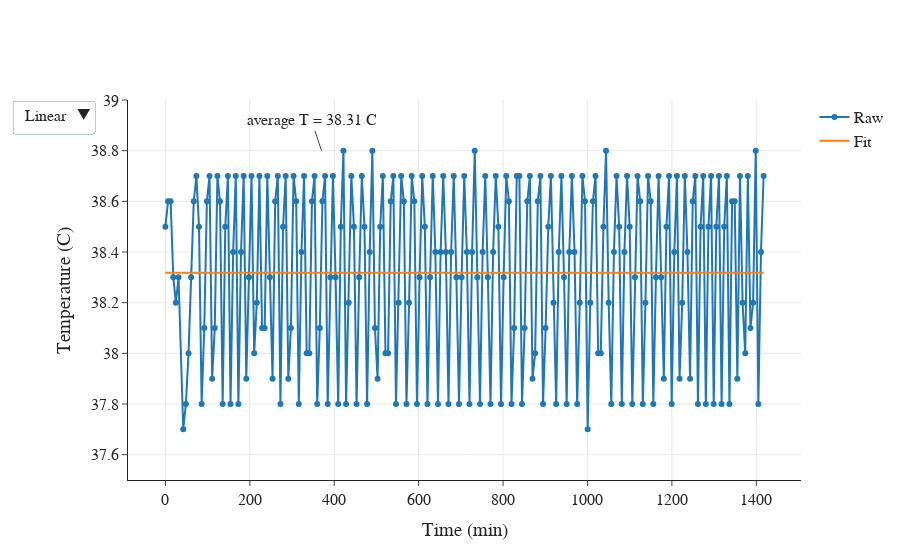

Notebook cell for this chart:
### Code cell
def f_constant(x,c):
    return c

xdata = df.to_numpy()[0]/60;
ydata = df.to_numpy()[1];
param, cov = curve_fit(f_constant, xdata[1:], ydata[1:])
av_T = str(param[0])[:5]

fig = go.Figure()
fig.add_trace(go.Scatter(
    x=xdata,
    y=ydata,
    mode='lines+markers', # Style name/legend entry with html tags
    name='Raw'# override default to connect the gaps
))

fig.add_trace(go.Scatter(
    x=xdata,
    y=np.repeat(param[0],len(xdata)),
    name='Fit',
))

fig.add_annotation(x=370, y=38.8,
            text='average T = '+av_T+' C')

fig.update_layout(xaxis_title='Time (min)',\
                  yaxis_title='Temperature (C)',\
                  updatemenus=[dict(\
                       buttons=[\
                                dict(label="Linear",  method="relayout", args=[{"yaxis.type": "linear"}]),\
                                dict(label="Log", method="relayout", args=[{"yaxis.type": "log"}]),\
                               ])])
fig.update_xaxes(showgrid=True)
fig.update_yaxes(showgrid=True)
fig.update_yaxes(range=[37.5, 39])
fig.layout.font.family = 'Arial'; fig.layout.font.size = 16

fig.show()
#fig.write_html("../data_240130/01_temperature.html")

### Figure 1 — Plotly figure (JSON) as saved in the notebook; plotly's stock layout.template omitted (floating-point values rounded to 4 significant figures; data arrays with more than 128 entries replaced by an {"elided": "..."} marker saying what was removed)
{"data": [{"mode": "lines+markers", "name": "Raw", "type": "scatter", "x": {"elided": "228 float values"}, "y": {"elided": "228 float values"}}, {"name": "Fit", "type": "scatter", "x": {"elided": "228 float values"}, "y": {"elided": "228 float values"}}], "layout": {"annotations": [{"text": "average T = 38.31 C", "x": 370, "y": 38.8}], "font": {"family": "Arial", "size": 16}, "updatemenus": [{"buttons": [{"args": [{"yaxis.type": "linear"}], "label": "Linear", "method": "relayout"}, {"args": [{"yaxis.type": "log"}], "label": "Log", "method": "relayout"}]}], "xaxis": {"showgrid": true, "title": {"text": "Time (min)"}}, "yaxis": {"range": [37.5, 39], "showgrid": true, "title": {"text": "Temperature (C)"}}}}
